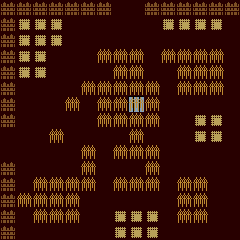

This is a level from a 2D game, rendered from its Tiled map with the project's own tilesets. A one-line summary and the complete map file follow:
An orthogonal 15x15 tile map with 16x16 px tiles, 3 tile layers (floor, wall, units).

<map version="1.10" tiledversion="2025.05.05" orientation="orthogonal" renderorder="right-down" width="15" height="15" tilewidth="16" tileheight="16" infinite="0" nextlayerid="5" nextobjectid="1">
 <tileset firstgid="1" source="../../tiles/battle/farm.tsx" />
 <layer id="1" name="floor" width="15" height="15">
  <data encoding="csv">
2,2,2,2,2,2,2,2,2,2,2,2,2,2,2,
2,2,2,2,2,2,2,2,2,2,2,2,2,2,2,
2,2,2,2,2,2,2,2,2,2,2,2,2,2,2,
2,2,2,2,2,2,2,2,2,2,2,2,2,2,2,
2,2,2,2,2,2,2,2,2,2,2,2,2,2,2,
2,2,2,2,2,2,2,2,2,2,2,2,2,2,2,
2,2,2,2,2,2,2,2,24,2,2,2,2,2,2,
2,2,2,2,2,2,2,2,2,2,2,2,2,2,2,
2,2,2,2,2,2,2,2,2,2,2,2,2,2,2,
2,2,2,2,2,2,2,2,2,2,2,2,2,2,2,
2,2,2,2,2,2,2,2,2,2,2,2,2,2,2,
2,2,2,2,2,2,2,2,2,2,2,2,2,2,2,
2,2,2,2,2,2,2,2,2,2,2,2,2,2,2,
2,2,2,2,2,2,2,2,2,2,2,2,2,2,2,
2,2,2,2,2,2,2,2,2,2,2,2,2,2,2
</data>
 </layer>
 <layer id="3" name="wall" width="15" height="15">
  <data encoding="csv">
62,62,62,62,62,62,62,0,0,62,62,62,62,62,62,
62,46,46,46,0,0,0,0,0,0,46,46,46,46,0,
62,46,46,46,0,0,0,0,0,0,0,0,0,0,0,
62,46,46,0,0,0,45,45,45,0,45,45,45,45,0,
62,46,46,0,0,0,0,45,45,0,0,45,45,45,0,
62,0,0,0,0,45,45,45,45,45,0,45,45,45,0,
62,0,0,0,45,0,45,45,45,45,0,0,0,0,0,
62,0,0,0,0,0,45,45,45,45,0,0,46,46,0,
0,0,0,45,0,0,0,0,45,0,0,0,46,46,0,
0,0,0,0,0,45,0,45,45,45,0,0,0,0,0,
62,0,0,0,0,45,0,0,0,45,0,0,0,0,0,
62,0,45,45,45,45,0,45,45,45,0,45,45,0,0,
62,45,45,45,45,0,0,0,0,0,0,45,45,0,0,
62,0,45,45,45,0,0,46,46,46,0,45,45,0,0,
62,0,0,0,0,0,0,46,46,46,0,0,0,0,0
</data>
 </layer>
 <layer id="4" name="units" width="15" height="15">
  <data encoding="csv">
0,0,0,0,0,0,0,0,0,0,0,0,0,0,0,
0,0,0,0,0,0,0,0,0,0,0,0,0,0,0,
0,0,0,0,0,0,0,0,0,0,0,0,0,0,0,
0,0,0,0,0,0,0,0,0,0,0,0,0,0,0,
0,0,0,0,0,0,0,0,0,0,0,0,0,0,0,
0,0,0,0,0,0,0,0,0,0,0,0,0,0,0,
0,0,0,2,0,0,0,0,0,0,0,0,0,0,0,
0,0,0,0,0,0,0,0,0,0,0,0,0,0,0,
0,0,0,0,0,0,0,0,0,0,0,0,0,0,0,
0,0,0,0,0,0,0,0,0,0,0,0,0,0,0,
0,0,0,0,0,0,0,0,0,0,0,0,0,0,0,
0,0,0,0,0,0,0,0,0,0,0,0,0,0,0,
0,0,0,0,0,0,0,0,0,0,0,0,0,0,0,
0,0,0,0,0,0,0,0,0,0,0,0,0,0,0,
0,0,0,0,0,0,0,0,0,0,0,0,0,0,0
</data>
 </layer>
</map>
